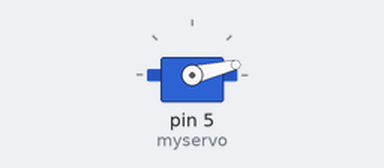
The sketch below on a simulated Arduino Uno, built with avr-gcc and run on an emulated ATmega328P. On the bench: servo.

Above: at 0.05 s.
At 0.55 s:
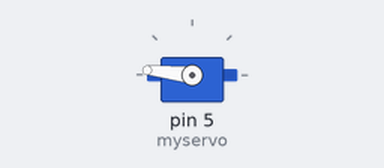
At 0.8 s:
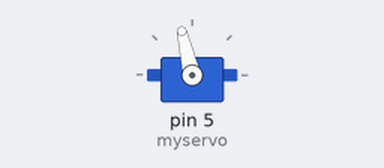
At 1.05 s:
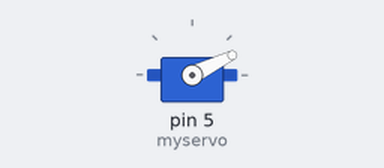
Timing chart, 0 to 3.0 s (numbered marks = the images above):
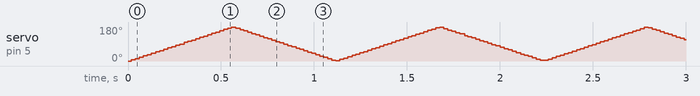

The sketch:

SERVO_-_JEDNO.ino
```cpp
#include <Servo.h>     //zahrnutí knihovny pro ovládání servo motoru
Servo myservo;//každý motor má svou instanci třídy Servo

int pos = 0;           //proměnná obsahující pozici motoru (úhel natočení)

void setup()
{
  myservo.attach(5);   //tento motor je připojen na pin 9
}

void loop()
{
  for(pos = 0; pos <= 180; pos += 1) //je od úhlu 0 do úhlu 180
  {
    myservo.write(pos);  //natočení motoru na aktuální úhel
    delay(3);           //chvilka čekání než se motor natočí
  }
  for(pos = 180; pos >= 0; pos -= 1) //je od úhlu 180 zpět do úhlu 0
  {
    myservo.write(pos);  //natočení motoru na aktuální úhel
    delay(3);           //chvilka čekání než se motor natočí

  }
}
```
